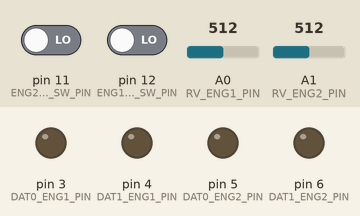
Simulated run of this sketch. Board: Teensy 4. On the bench: output pins drawn as LEDs (lit = HIGH). The test bench sets the inputs (shaded band); at power-on: A0 (RV_ENG1_PIN) = 512, A1 (RV_ENG2_PIN) = 512, pin 11 (ENG2_MASTER_SW_PIN) LOW, pin 12 (ENG1_MASTER_SW_PIN) LOW.

Above: at 1.2 s.
1.3 s: A0 (RV_ENG1_PIN) set to 100
2.8 s: A0 (RV_ENG1_PIN) set to 83
At 4.0 s:
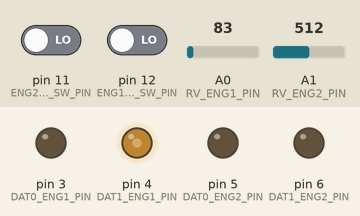
5.8 s: A1 (RV_ENG2_PIN) set to 101
7.3 s: A1 (RV_ENG2_PIN) set to 87
At 9.7 s:
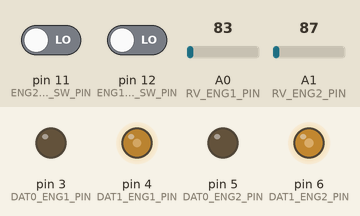
10.3 s: A0 (RV_ENG1_PIN) set to 110
At 11.3 s:
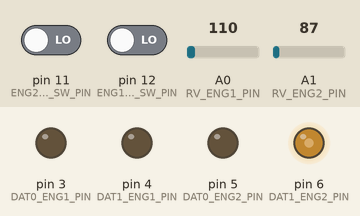
13.3 s: A1 (RV_ENG2_PIN) set to 716
Timing chart, 0 to 15.8 s (numbered marks = the images above; inputs shaded):
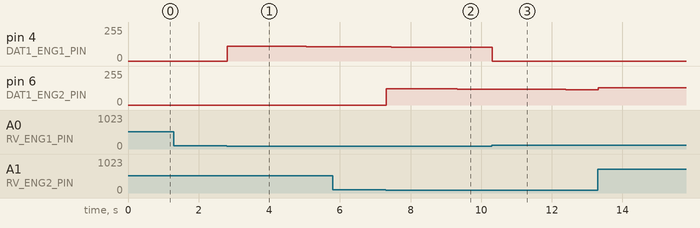

Measured:
- the behaviour switches between 91 and 90 on A0 (RV_ENG1_PIN) (found by bisection; images 0 and 1)
- the behaviour switches between 91 and 90 on A1 (RV_ENG2_PIN) (found by bisection; images 1 and 2)
- after the input at 1.3 s, every drawn part: stays the same
- after the input at 2.8 s, pin 4 (DAT1_ENG1_PIN): 0/255 → 111/255 at once, → 110/255 0.63 s later, → 109/255 0.80 s later, → 108/255 0.80 s later
- after the input at 7.3 s, pin 6 (DAT1_ENG2_PIN): 0/255 → 123/255 at once, → 122/255 0.49 s later, → 121/255 0.76 s later, → 120/255 0.77 s later, … (5 changes in this stretch)

The sketch:

arduino.ino
```cpp
#include "pins.h"
#include "lever.h"
#include "commands.h"

const int BAUD_RATE = 115200;

CommandHandler commandHandler(BAUD_RATE);
Lever ENG1(ENG1_MASTER_SW_PIN, RV_ENG1_PIN, DAT0_ENG1_PIN, DAT1_ENG1_PIN);
Lever ENG2(ENG2_MASTER_SW_PIN, RV_ENG2_PIN, DAT0_ENG2_PIN, DAT1_ENG2_PIN);
// Lever ENG2(RV_ENG2_PIN, DAT0_ENG2_PIN, DAT1_ENG2_PIN, M_SPD_ENG2_PIN);
// Lever FLP(RV_FLP_PIN, DAT0_FLP_PIN, DAT1_FLP_PIN, M_SPD_FLP_PIN);
// Lever BRK(RV_BRK_PIN, DAT0_BRK_PIN, DAT1_BRK_PIN, M_SPD_BRK_PIN);


int prevX;
int prevY;

void setup() {
  Serial.begin(BAUD_RATE);

  Joystick.useManualSend(true);

  prevX = ENG1.getRaw();
  prevY = ENG2.getRaw();

  analogReference(EXTERNAL);

  commandHandler.setup();

  ENG1.setup();
  ENG2.setup();
  // FLP.setup();
  // BRK.setup();
}

void loop() {

  commandHandler.handle();

  int rawX = ENG1.getRaw();
  int newX = rawX >> 2;

  int rawY = ENG2.getRaw();
  int newY = rawY >> 2;

  Joystick.X(newX);
  Joystick.Y(newY);

  if (abs(newX - prevX) >= 2 || abs(newY - prevY) >= 2) {
    prevX = newX;
    prevY = newY;
    Joystick.send_now();
  }

  ENG1.handleDetents();
  ENG2.handleDetents();

  delay(10);
}
```

commands.h
```cpp
#ifndef COMMANDS_H
#define COMMANDS_H

enum CommandType : uint8_t
{
  UNKNOWN,
  INIT,
  INIT_ACK,
  HEALTH,
  HEALTH_ACK,
};

class CommandHandler
{

private:
  int baudRate;
  bool handshakeDone;

public:
  CommandHandler(int baudRate)
  {
    this->baudRate = baudRate;
    handshakeDone = false;
  }

  void setup()
  {
    // pinMode(debugLED, OUTPUT);
  }

  void handle()
  {
    if (Serial.available() > 0)
    {
      uint8_t command_id = Serial.read();

      CommandType command = static_cast<CommandType>(command_id);

      switch (command)
      {
      case CommandType::INIT:
        Serial.write(CommandType::INIT_ACK);
        break;

      case CommandType::HEALTH:
        Serial.write(CommandType::HEALTH_ACK);
        break;

      default:
        Serial.write(CommandType::UNKNOWN);
      }

    }
  }
};

#endif
```

lever.h
```cpp
#ifndef LEVER_H
#define LEVER_H

#include "pins.h"
#include "ArduPID.h"

const int NUM_DETENTS = 4;

class Lever {

private:
  int MASTER_SW_PIN;
  int RV_PIN;
  int MOT_DAT0_PIN;
  int MOT_DAT1_PIN;

  int readings[READ_CNT];
  int total = 0;
  int average = 0;
  int readIndex = 0;

  // Detent variables
  const int DETENT_POSITIONS[NUM_DETENTS] = { 0, 700, 900, 1023 };
  const int DEADBAND = 10;

  // PID Variables
  double set_point, input, output;
  double Kp = .2, Ki = 0.005, Kd = 5;

public:
  ArduPID pid;
  bool master_switch_on;


  Lever(int master_sw_pin, int rv_pin, int mot_dat0_pin, int mot_dat1_pin) {
    RV_PIN = rv_pin;
    MASTER_SW_PIN = master_sw_pin;
    MOT_DAT0_PIN = mot_dat0_pin;
    MOT_DAT1_PIN = mot_dat1_pin;
  }

  void setup() {
    pinMode(RV_PIN, INPUT);
    pinMode(MASTER_SW_PIN, INPUT);
    pinMode(MOT_DAT0_PIN, OUTPUT);
    pinMode(MOT_DAT1_PIN, OUTPUT);

    pid.begin(&input, &output, &set_point, Kp, Ki, Kd);
    pid.setOutputLimits(-255, 255);
    pid.setWindUpLimits(-255, 255);  // Adjust as needed
    pid.setBias(255 / 2);
    pid.start();

    stopMotor();

    input = getRaw();
    master_switch_on = digitalRead(MASTER_SW_PIN);

    for (int i = 0; i < READ_CNT; i++)
      readings[i] = 0;
  }

  int getRaw() {
    return analogRead(RV_PIN);
  }

  int readValue() {
    total -= readings[readIndex];

    readings[readIndex] = analogRead(RV_PIN);

    total += readings[readIndex];

    ++readIndex %= READ_CNT;  // inc and wrap around :)

    average = total / READ_CNT;

    return average;
  }

  int getNearestDetent(int position) {
    int nearestDetent = 0;
    int minDistance = abs(position - DETENT_POSITIONS[0]);

    for (int i = 1; i < NUM_DETENTS; i++) {
      int distance = abs(position - DETENT_POSITIONS[i]);
      if (distance < minDistance) {
        minDistance = distance;
        nearestDetent = i;
      }
    }

    return nearestDetent;
  }

  void controlMotor(int speed) {
    if (speed > 0) {
      analogWrite(MOT_DAT0_PIN, 0);
      analogWrite(MOT_DAT1_PIN, speed);
    } else {
      analogWrite(MOT_DAT0_PIN, -speed);
      analogWrite(MOT_DAT1_PIN, 0);
    }
  }

  void stopMotor() {
    analogWrite(MOT_DAT0_PIN, 0);
    analogWrite(MOT_DAT1_PIN, 0);
  }

  void handleDetents() {
    input = getRaw();

    int nearestDetent = getNearestDetent(input);

    set_point = DETENT_POSITIONS[nearestDetent];

    pid.compute();

    // Apply deadband
    if (abs(input - set_point) < DEADBAND || abs(input - set_point) + DEADBAND > 100) {
      output = 0;
    }

    controlMotor(output);
  }
};

#endif
```

pins.h
```cpp
#ifndef PINS_H
#define PINS_H

#define READ_CNT 10

// ENG1
#define RV_ENG1_PIN A0
#define DAT0_ENG1_PIN 3
#define DAT1_ENG1_PIN 4
#define ENG1_MASTER_SW_PIN 12

// ENG2
#define RV_ENG2_PIN A1
#define DAT0_ENG2_PIN 5
#define DAT1_ENG2_PIN 6
#define ENG2_MASTER_SW_PIN 11

// Flaps
// #define RV_FLP_PIN A3
// #define DAT0_FLP_PIN 8
// #define DAT1_FLP_PIN 9
// #define M_SPD_FLP_PIN 10

// Speed Brakes
// #define RV_BRK_PIN A2
// #define M_SPD_BRK_PIN 11
// #define DAT0_BRK_PIN 12
// #define DAT1_BRK_PIN 13

#endif
```
